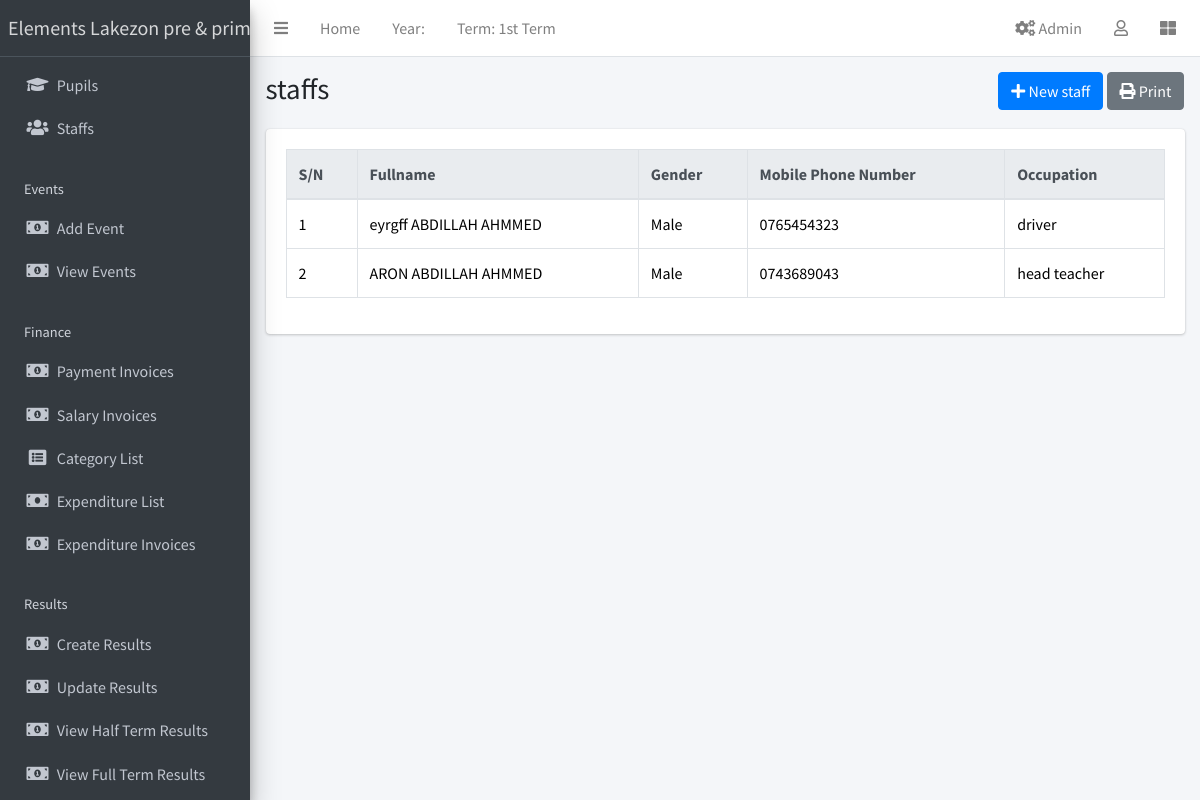
/staff/list/ (signed in), run on the app's committed database.
### apps/corecode/models.py (models this page shows, shortened)
class AcademicTerm(models.Model):
    name = models.CharField(max_length=20, unique=True)
    current = models.BooleanField(default=True)
    class Meta:
        ordering = ["name"]

### apps/staffs/models.py (models this page shows, shortened)
class Staff(models.Model):
    STATUS = [("active", "Active"), ("inactive", "Inactive")]
    GENDER = [("male", "Male"), ("female", "Female")]
    OCCUPATION_CHOICES = [("teacher", "Teacher"), ("administrator", "Administrator"), ("support_staff", "Support Staff")]
    current_status = models.CharField(max_length=10, choices=STATUS, default="active")
    firstname = models.CharField(max_length=200)
    other_name = models.CharField(max_length=200, blank=True)
    surname = models.CharField(max_length=200)
    gender = models.CharField(max_length=10, choices=GENDER, default="male")
    date_of_birth = models.DateField(default=timezone.now)
    date_of_admission = models.DateField(default=timezone.now)
    salary = models.DecimalField(max_digits=10, decimal_places=2, default=0)
    mobile_num_regex = RegexValidator(
        regex="^[0-9]{10,15}$", message="Entered mobile number isn't in a right format!"
    )
    mobile_number = models.CharField(
        validators=[mobile_num_regex], max_length=13, blank=True
    )
    occupation = models.CharField(max_length=50, blank=True, null=True)
    address = models.TextField(blank=True)
    others = models.TextField(blank=True)

### apps/staffs/views.py (the view)
# urls.py: path("list/", StaffListView.as_view(), name="staff-list"),
class StaffListView(LoginRequiredMixin, PermissionRequiredMixin, ListView):
    model = Staff
    template_name = 'staffs/staff_list.html'
    context_object_name = 'staff_list'
    permission_required = 'staffs.view_staff'  # Permission to view staff details
    permission_denied_message = "Access Denied"

### apps/corecode/context_processors.py (called while the page is built)
def site_defaults(request):
    current_session = AcademicSession.objects.get(current=True)
    current_term = AcademicTerm.objects.get(current=True)
    current_exam = ExamType.objects.get(current=True)
    vals = SiteConfig.objects.all()
    contexts = {
        "current_session": current_session.name,
        "current_term": current_term.name,
        "current_exam": current_exam.name,
    }
    for val in vals:
        contexts[val.key] = val.value
    return contexts

### apps/staffs/templates/staffs/staff_list.html (shortened to what this page needs)
{% extends 'base.html' %}
{% block title %}staffs{% endblock title %}
{% block breadcrumb %}
<a class="btn btn-primary" href="{% url 'staff-create' %}"><i
    class="fas fa-plus"></i> New staff</a>
<button class="btn btn-secondary" onclick="window.print()"><i class="fas fa-print"></i> Print</button>
{% endblock breadcrumb %}
{% block content %}
  <table id="stafftable" class="table table-bordered table-hover">
    <thead class="thead-light">
      <tr>
        <th>S/N</th>
        <th>Fullname</th>
        <th>Gender</th>
        <th>Mobile Phone Number</th>
        <th>Occupation</th>
      </tr>
    </thead>
    <tbody>
      {% for staff in object_list %}
        <tr class='clickable-row' data-href="{% url 'staff-detail' staff.id %}">
          <td>{{ forloop.counter}}</td>
          <td> {{staff.firstname }} {{staff.other_name }} {{ staff.surname}} </td>
          <td>{{ staff.get_gender_display}}</td>
          <td>{{ staff.mobile_number}}</td>
          <td>{{ staff.occupation }}</td>
        </tr>
      {% endfor %}
    </tbody>
  </table>
{% endblock content %}

### templates/base.html (shortened to what this page needs)
{% load static %}
<!DOCTYPE html>
<html lang="en">
<head>
  <link rel="stylesheet" href="{% static 'css/bootstrap.min.css' %}">
  <link href="https://stackpath.bootstrapcdn.com/bootstrap/5.1.3/css/bootstrap.min.css" rel="stylesheet">
  <link rel="stylesheet" href="{% static 'plugins/fontawesome-free/css/all.min.css' %}">
  <link rel="stylesheet" href="{% static 'plugins/toastr/toastr.min.css' %}">
  <link rel="stylesheet" href="{% static 'plugins/overlayScrollbars/css/OverlayScrollbars.min.css' %}">
  <link rel="stylesheet" href="{% static 'plugins/Datatables/datatables.min.css' %}" />
  <link rel="stylesheet" href="{% static 'dist/css/adminlte.min.css' %}">
</head>
<body class="hold-transition sidebar-mini layout-fixed layout-navbar-fixed layout-footer-fixed">
  <div class="wrapper">
    <nav class="main-header navbar navbar-expand navbar-white navbar-light">
      <ul class="navbar-nav">
        <li class="nav-item">
          <a class="nav-link" data-widget="pushmenu" href="#" role="button"><i class="fas fa-bars"></i></a>
        </li>
        <li class="nav-item d-none d-sm-inline-block">
          <a href="{% url 'home' %}" class="nav-link">Home</a>
        </li>
        <li class="nav-item d-none d-sm-inline-block">
          <a class="nav-link">Year: {{ current_year}}</a>
        </li>
        <li class="nav-item d-none d-sm-inline-block">
          <a class="nav-link">Term: {{ current_term }}</a>
        </li>
      </ul>
      <ul class="navbar-nav ml-auto">
  <li class="nav-item">
    <a class="nav-link" href="{% url 'goto-admin' %}">
      <i class="fas fa-cogs"></i> Admin
    </a>
  </li>
        <li class="nav-item dropdown">
          <a class="nav-link" data-toggle="dropdown" href="#">
            <i class="far fa-user"></i>
          </a>
        </li>
        <li class="nav-item">
          <a class="nav-link" data-widget="control-sidebar" data-slide="true" href="#" role="button"><i class="fas fa-th-large"></i></a>
        </li>
      </ul>
    </nav>
    <aside class="main-sidebar sidebar-dark-primary elevation-4">
      <a href="{% url 'home' %}" class="brand-link">{{"Elements Lakezon pre & primary school" }}</a>
      <div class="sidebar">
        <nav class="mt-2">
          <ul class="nav nav-pills nav-sidebar flex-column" data-widget="treeview" role="menu" data-accordion="false">
            <li class="nav-item">
               <a href="{% url 'student-list' %}" class="nav-link">
                <i class="nav-icon fas fa-graduation-cap"></i>
                <p>Pupils</p>
              </a>
            </li>
            <li class="nav-item">
              <a href="{% url 'staff-list' %}" class="nav-link">
                <i class="nav-icon fas fa-users"></i>
                <p>
                  Staffs
                </p>
              </a>
            </li>
            <li class="nav-header">Events</li>
            <li class="nav-item">
               <a href="{% url 'event_create' %}" class="nav-link">
                <i class="nav-icon fas fa-money-bill-alt"></i>
                <p>Add Event</p>
              </a>
            </li>
            <li class="nav-item">
                <a href="{% url 'event_list' %}" class="nav-link">
                <i class="nav-icon fas fa-money-bill-alt"></i>
                <p>View Events</p>
              </a>
            </li>
            <li class="nav-header">Finance</li>
            <li class="nav-item">
               <a href="{% url 'invoice-list' %}" class="nav-link">
                <i class="nav-icon fas fa-money-bill-alt"></i>
                <p>Payment Invoices</p>
              </a>
            </li>
            <li class="nav-item">
                <a href="{% url 'salary-invoice-list' %}" class="nav-link">
                <i class="nav-icon fas fa-money-bill-alt"></i>
                <p>Salary Invoices</p>
              </a>
            </li>
            <li class="nav-item">
               <a href="{% url 'category_list' %}" class="nav-link">
                <i class="nav-icon fas fa-list-alt"></i>
                <p>Category List</p>
              </a>
            </li>
            <li class="nav-item">
              <a href="{% url 'expenditure_list' %}" class="nav-link">
                <i class="nav-icon fas fa-money-bill"></i>
                <p>Expenditure List</p>
              </a>
            </li>
            <li class="nav-item">
            <a href="{% url 'expenditure-invoice-list' %}" class="nav-link">
                <i class="nav-icon fas fa-money-bill-alt"></i>
                <p>Expenditure Invoices</p>
              </a>
            </li>
            <li class="nav-header">Results</li>
            <li class="nav-item">
              <a href="{% url 'create-result' %}" class="nav-link">
                <i class="nav-icon fas fa-money-bill-alt"></i>
                <p>
                  Create Results
                </p>
              </a>
            </li>
            <li class="nav-item">
              <a href="{% url 'edit-results' %}" class="nav-link">
                <i class="nav-icon fas fa-money-bill-alt"></i>
                <p>
                  Update Results
                </p>
              </a>
            </li>
            <li class="nav-item">
              <a href="{% url 'single-class' %}" class="nav-link">
                <i class="nav-icon fas fa-money-bill-alt"></i>
                <p>
                  View Half Term Results
                </p>
              </a>
            </li>
            <li class="nav-item">
              <a href="{% url 'class-list' %}" class="nav-link">
                  <i class="nav-icon fas fa-money-bill-alt"></i>
                  <p>
                      View Full Term Results
                  </p>
              </a>
          </li>
        </nav>
      </div>
    </aside>
    <div class="content-wrapper">
      <section class="content-header">
        <div class="container-fluid">
          <div class="row mb-1">
            <div class="col-sm-8">
              <h1>{% block title %}{% endblock title %}</h1>
            </div>
            <div class="col-sm-4">
              <ol class="breadcrumb float-sm-right">
                <li class="breadcrumb-item">{% block breadcrumb %}{% endblock breadcrumb %}</li>
              </ol>
            </div>
          </div>
        </div>
      </section>
      <section class="content">
        <div class="container-fluid">
          <div class="row">
            <div class="col-md-12">
              {% block fullcard %}
              <div class="card">
                <div class="card-body">
                  <div class="row">
                    <div class="col">
                      {% block content %}
                      {% endblock content %}
                    </div>
                  </div>
                </div>
              </div>
              {% endblock fullcard %}
            </div>
          </div>
        </div>
      </section>
    </div>
  </div>
</body>
</html>

### data on the page
AcademicTerm: name "1st Term"
Staff: firstname "eyrgff", other_name "ABDILLAH", surname "AHMMED", gender "Male", mobile_number "0765454323", occupation "driver"
Staff: firstname "ARON", other_name "ABDILLAH", surname "AHMMED", gender "Male", mobile_number "0743689043", occupation "head teacher"

### other printed values
{{ "Elements Lakezon pre & primary school" }} "Elements Lakezon pre &…"
